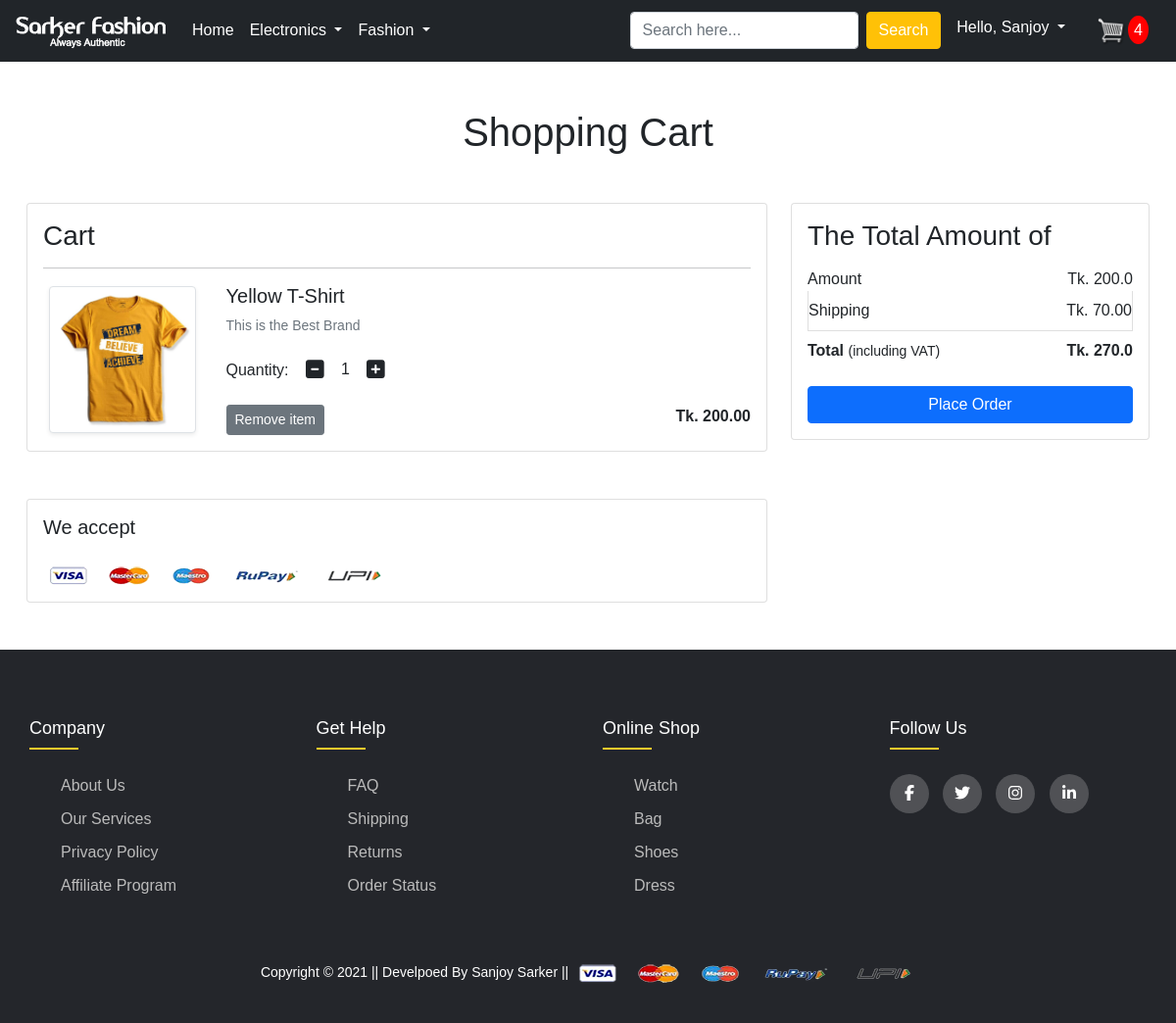
The page /cart/ (signed in) on the database its author committed.
### app/models.py (models this page shows, shortened)
class Cart(models.Model):
    user = models.ForeignKey(
        User, on_delete=models.CASCADE, blank=True, null=True)
    product = models.ForeignKey(
        Product, on_delete=models.CASCADE, blank=True, null=True)
    quantity = models.PositiveIntegerField(default=1)

class Product(models.Model):
    title = models.CharField(max_length=100, null=True)
    Selling_price = models.FloatField()
    discount_price = models.FloatField()
    description = models.TextField()
    brand = models.CharField(max_length=100, null=True)
    category = models.CharField(choices=CATEGORY, max_length=100, null=True)
    product_image = models.ImageField(upload_to='productimg')
    @property
    def imageURL(self):
        try:
            url = self.product_image.url
        except:
            url = ''
        return url

### app/views.py (the view)
# urls.py: path('cart/', views.show_cart, name='showcart'),
@login_required
def show_cart(request):
    if request.user.is_authenticated:
        user = request.user
        cart = Cart.objects.filter(user=user)
        amount = 0.0
        shipping_amount = 70.00
        total_amount = 0.0
        cart_product = [p for p in Cart.objects.all() if p.user == user]
        if cart_product:
            for p in cart_product:
                tempamount = (p.quantity * p.product.discount_price)
                amount += tempamount
                totalamount = amount+shipping_amount
            return render(request, 'app/addtocart.html', {'carts': cart, 'totalamount': totalamount, 'amount': amount})
        else:
            return render(request, 'app/emptycart.html')
    else:
        return redirect('login')

### app/templates/app/addtocart.html (shortened to what this page needs)
{% extends 'app/base.html' %}
{% load static %}
{% block main-content %}
<div class="container my-5">
 <div class="row">
  <h1 class="text-center mb-5">Shopping Cart</h1>
  <div class="col-sm-8">
  <div class="card">
   <div class="card-body">
    <h3>Cart</h3>
    {% for cart in carts %}
    <hr>
    <div class="row">
     <div class="col-sm-3 text-center align-self-center"><img src="{{cart.product.imageURL}}" alt="" srcset="" class="img-fluid img-thumbnail shadow-sm" height="150" width="150"> </div>
     <div class="col-sm-9">
      <div>
       <h5>{{cart.product.title}}</h5>
       <p class="mb-2 text-muted small">{{cart.product.description}}</p>
       <div class="my-3">
        <label for="quantity">Quantity:  </label>
        <a class="minus-cart btn" pid="{{cart.product.id}}"><i class="fas fa-minus-square fa-lg"></i></a>
          <span id="quantity">{{cart.quantity}}</span>
        <a class="plus-cart btn" pid="{{cart.product.id}}"><i class="fas fa-plus-square fa-lg"></i></a>
       </div>
       <div class="d-flex justify-content-between">
        <a href="" class="btn btn-sm btn-secondary mr-3 remove-cart" pid="{{cart.product.id}}">Remove item </a>
        <p class="mb-0"><span><strong>Tk. {{cart.product.discount_price|floatformat:2}}</strong></span></p>
       </div>
      </div>
     </div>
    </div>
    {% endfor %}
   </div>
   </div>
  </div>
  <div class="col-sm-4">
   <div class="card">
    <div class="card-body">
      <h3>The Total Amount of</h3>
      <ul class="list-group">
       <li class="list-group-item d-flex justify-content-between align-items-center border-0 px-0 pb-0">Amount<span>Tk. <span id="amount">{{amount}}</span></span></li>
       <li class="list-group-item d-flex justify-content-between align-items-center px-0">Shipping<span>Tk. 70.00</span></li>
       <li class="list-group-item d-flex justify-content-between align-items-center border-0 px-0 mb-3">
        <div>
           <strong>Total</strong> <small>(including VAT)</small>
         </div>
         <span><strong>Tk. <strong id="totalamount">{{totalamount}}</strong></strong></span>
       </li>
      </ul>
      <div class="d-grid"><a href="{% url 'checkout' %}" class="btn btn-primary">Place Order</a></div>
    </div>
   </div>
  </div>
 </div>
</div>
<div class="container mb-5">
 <div class="row">
  <div class="col-sm-8">
   <div class="card">
    <div class="card-body">
      <h5 class="mb-4">We accept</h5>
      <img src="{% static 'app/images/payment.png' %}" alt="" class="img-fluid">
    </div>
  </div>
  </div>
 </div>
</div>
{% endblock main-content %}

### app/templates/app/base.html (shortened to what this page needs)
<!doctype html>
{% load static %}
<html lang="en">
  <head>
    <link href="https://cdn.jsdelivr.net/npm/bootstrap@5.0.0-beta1/dist/css/bootstrap.min.css" rel="stylesheet">
    <link rel="stylesheet" href="{% static 'app/css/owl.carousel.min.css' %}">
    <link rel="stylesheet" href="{% static 'app/css/all.min.css' %}">
    <link rel="stylesheet" href="{% static 'app/css/style.css' %}">
  </head>
  <body>
    <nav class="navbar navbar-expand-lg navbar-dark bg-dark">
     <div class="container-fluid">
       <a class="navbar-brand" href="/">
        <img src="{% static 'app/images/logo1.png' %}" width="160px">
      </a>
       <div class="collapse navbar-collapse" id="navbarSupportedContent">
         <ul class="navbar-nav me-auto mb-2 mb-lg-0">
           <li class="nav-item">
             <a class="nav-link active" aria-current="page" href="/">Home</a>
           </li>
           <li class="nav-item dropdown">
             <a class="nav-link dropdown-toggle text-white" href="#" id="electronicsDropdown" role="button" data-bs-toggle="dropdown" aria-expanded="false">
               Electronics
             </a>
           </li>
           <li class="nav-item dropdown">
             <a class="nav-link dropdown-toggle text-white" href="#" id="fashionDropdown" role="button" data-bs-toggle="dropdown" aria-expanded="false">
               Fashion
             </a>
           </li>
         </ul>
         <form class="d-flex">
           <input class="form-control me-2" type="search" placeholder="Search here..." aria-label="Search">
           <button class="btn btn-warning text-white" type="submit">Search</button>
         </form>
         <div>
          <ul class="navbar-nav me-auto mb-2 mb-lg-0">
            {% if request.user.is_authenticated %}
           <li class="nav-item dropdown mx-2">
              <a class="nav-link dropdown-toggle text-white" href="#" id="profileDropdown" role="button" data-bs-toggle="dropdown" aria-expanded="false">
                <span>Hello, <span class="text-capitalize">{{request.user}}</span></span>
              </a>
            </li>
            <li class="nav-item mx-2">
             <a href="{% url 'showcart' %}" class="nav-link text-white"><img src="{% static '/app/images/cart.png' %}" width="30px" alt=""><span
              class="badges">4</span> </a>
            </li>
            {% endif %}
          </ul>
         </div>
       </div>
     </div>
    </nav>
    {% block main-content %} {% endblock main-content %}
    <footer class="footer">
      <div class="container">
        <div class="row">
          <div class="footer-col">
            <h4>company</h4>
            <ul>
              <li><a href="#">about us</a></li>
              <li><a href="#">our services</a></li>
              <li><a href="#">privacy policy</a></li>
              <li><a href="#">affiliate program</a></li>
            </ul>
          </div>
          <div class="footer-col">
            <h4>get help</h4>
            <ul>
              <li><a href="#">FAQ</a></li>
              <li><a href="#">shipping</a></li>
              <li><a href="#">returns</a></li>
              <li><a href="#">order status</a></li>
            </ul>
          </div>
          <div class="footer-col">
            <h4>online shop</h4>
            <ul>
              <li><a href="#">watch</a></li>
              <li><a href="#">bag</a></li>
              <li><a href="#">shoes</a></li>
              <li><a href="#">dress</a></li>
            </ul>
          </div>
          <div class="footer-col">
            <h4>follow us</h4>
            <div class="social-links">
              <a href="#"><i class="fab fa-facebook-f"></i></a>
              <a href="#"><i class="fab fa-twitter"></i></a>
              <a href="#"><i class="fab fa-instagram"></i></a>
              <a href="#"><i class="fab fa-linkedin-in"></i></a>
            </div>
          </div>
        </div>
      </div>
      <div class="pt-5 text-center text-white">
        <small class="text-white">Copyright &copy; 2021 || Develpoed By Sanjoy Sarker || </small>
        <img src="{% static 'app/images/payment.png' %}" alt="" srcset="" class="img-fluid" height="2px">
      </div>
   </footer>
  </body>
</html>

### app/static/app/css/style.css (style rules this page uses)
body { line-height: 1.5; font-family: 'Poppins', sans-serif; }
a { text-decoration: none; }
* { margin: 0; padding: 0; box-sizing: border-box; }
.container { max-width: 1170px; margin: auto; }
.row { display: flex; flex-wrap: wrap; }
ul { list-style: none; }
.footer { background-color: #24262b; padding: 70px 0 40px; }
.footer-col { width: 25%; padding: 0 15px; }
.footer-col h4 { font-size: 18px; color: #ffffff; text-transform: capitalize; margin-bottom: 35px; font-weight: 500; position: relative; }
.footer-col h4::before { content: ''; position: absolute; left: 0; bottom: -10px; background-color: #FFCA2C; height: 2px; box-sizing: border-box; width: 50px; }
.footer-col ul li:not(:last-child) { margin-bottom: 10px; }
.footer-col ul li a { font-size: 16px; text-transform: capitalize; color: #ffffff; text-decoration: none; font-weight: 300; color: #bbbbbb; display: block; transition: all 0.3s ease; }
.footer-col .social-links a { display: inline-block; height: 40px; width: 40px; background-color: rgba(255, 255, 255, 0.2); margin: 0 10px 10px 0; text-align: center; line-height: 40px; border-radius: 50%; color: #ffffff; transition: all 0.5s ease; }
.badges { font-size: 16px; padding: 6px; border-radius: 50%; background-color: red; color: white; margin-left: 2px; }

### rows shown on the page
Cart: product.imageURL (picture), product "Yellow T-Shirt", product.description "This is the Best Brand", quantity "1", product.discount_price "200.00"

### other values the page prints
{{ request.user }} "Sanjoy"
{{ amount }} "200.0"
{{ totalamount }} "270.0"
